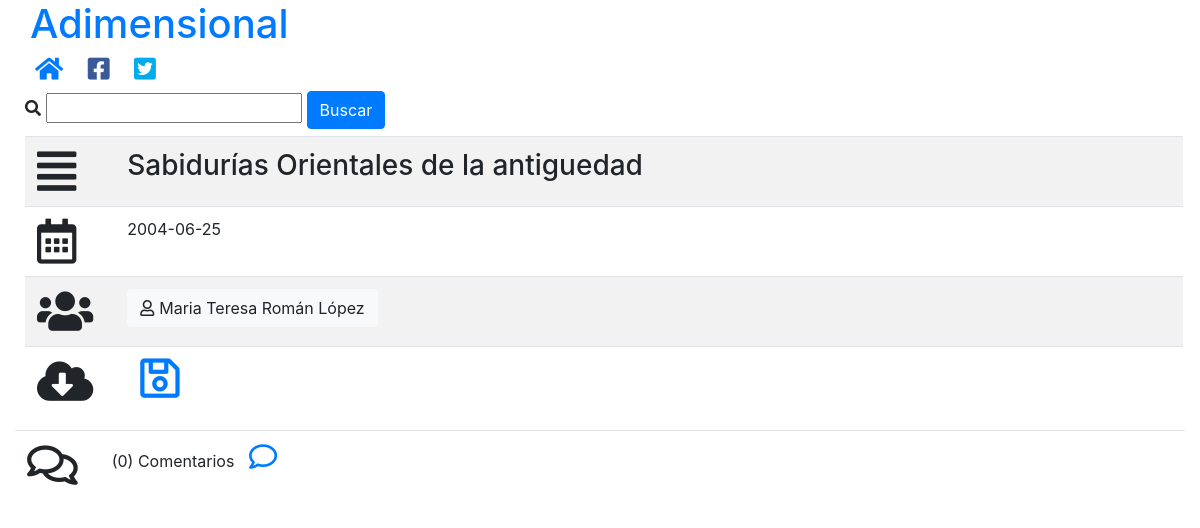
Before: /programas.php?programa=106 with the older database file.
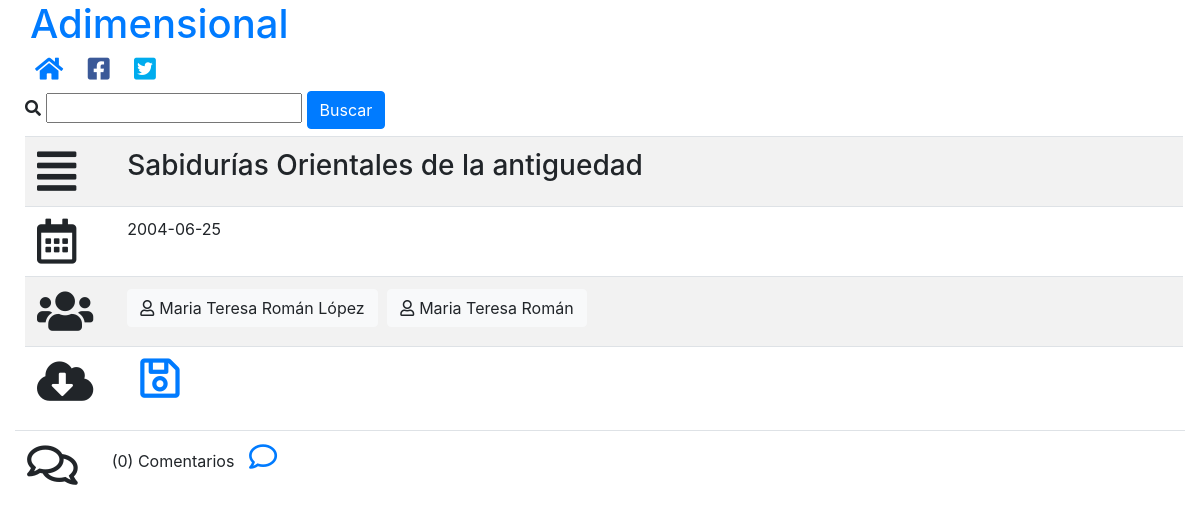
After: the same page with the newer database file.
### tables this page shows
CREATE TABLE `entrevistas` (
  `id` int(4) NOT NULL,
  `nombre` varchar(255) NOT NULL DEFAULT '',
  `tema` varchar(255) NOT NULL DEFAULT '',
  `texto` longtext NOT NULL,
  `enlace` varchar(255) NOT NULL DEFAULT '',
  `temporada` varchar(255) NOT NULL DEFAULT '',
  `texto_portada` longtext NOT NULL,
  `descargaembed` varchar(255) NOT NULL DEFAULT '0',
  `date` date DEFAULT NULL,
  `autores` varchar(255) NOT NULL,
  `descargas` int(10) NOT NULL
);

CREATE TABLE `autores` (
  `id` int(10) NOT NULL,
  `nombre` varchar(100) NOT NULL,
  `date` timestamp NOT NULL DEFAULT current_timestamp() ON UPDATE current_timestamp()
);

### programas.php (the view, shortened to what this page needs)
<html>
	<head>
		<?
		include_once('conexion.php');
        $programa = mysqli_real_escape_string($conn, $_REQUEST['programa']);
		?>
		<?
		include_once('cargas.php');
		?>
	</head>
	<body>
		<?
			include_once('cabecera.php');
		?>
		<div class="container-fluid">
			<table class="table table-striped" style="margin: 10px; width: 99%;">
					<?
				$sql = "SELECT * from entrevistas where id='".$programa."'";
				$result=mysqli_query($con,$sql);
				while($datos=mysqli_fetch_assoc($result)){ ?>
					<tr>
						<td style="width: 80px;">
							<i class="fas fa-align-justify" style="font-size: 45px; margin-right: 10px;" alt="Tema tratado" title="Tema tratado"></i>
						</td>
						<td>
							<h3><?=$datos['tema'];?></h3>
						</td>
					</tr>
					<tr>
						<td>
							<i class="far fa-calendar-alt" style="font-size: 45px; margin-right: 10px;" alt="Fecha emisión" title="Fecha emisión"></i>
						</td>
						<td>
							<?=$datos['date'];?>
						</td>
					</tr>
					<tr>
						<td>
							<i class="fas fa-users" style="font-size: 45px; margin-right: 10px;" alt="Autores" title="Autores"></i>
						</td>
						<td>
							<?
								$porciones = explode(",", $datos['autores']);
								$numeros=count($porciones);
								for ($i = 0; $i < $numeros; $i++) {
									$sql2 = "SELECT * from autores where id='".$porciones[$i]."'";
									$result2=mysqli_query($con,$sql2);
									while($datos2=mysqli_fetch_assoc($result2)){
										?>
										<form action="index.php" method="post">
											<?
											echo "<button type=\"submit\" class=\"btn btn-light\" style='margin-right: 5px;'><i class=\"far fa-user\" style='margin-right: 5px;'></i>".$datos2['nombre']."</button>";
											?>
										</form>
										<?
									}
								}
							?>
						</td>
					</tr>
					<tr>
						<td>
							<i class="fas fa-cloud-download-alt" style="font-size: 45px; margin-right: 10px;" alt="Descargas" title="Descargas"></i>
						</td>
						<td>
							<form action="descargas.php" method="post">
								<button type="submit" class="btn btn-link" style="margin-top: 15px;"><i class="far fa-save" style="font-size: 45px; margin-right: 10px; margin-top: -25px;" alt="Descargar" title="Descargar"></i></button>
							</form>
						</td>
					</tr>
				</table>
				<table class="table table-hover">
					<thead>
						<tr>
							<td style="width: 80px;">
								<i class="far fa-comments" style="font-size: 45px; margin-right: 10px;" alt="Comentarios" title="Comentarios"></i>
							</td>
							<td>
									<?
									$sql2 = "SELECT * from comentarios where entrevista='".$datos['id']."' and revisado='1'";
									$result2=mysqli_query($con,$sql2);
									$numero = mysqlI_num_rows($result2);
									?>
								<div style="display: inline;">
									<?
									echo "($numero) Comentarios";
									?>
									<a href="#" data-toggle="modal" data-target="#comments"><i class="far fa-comment" style="font-size: 28px; margin-left: 10px;" alt="Añadir comentario" title="Añadir comentario"></i></a>
							</td>
						</tr>
					</thead>
					<?
				}
				?>
			</table>
		</div>

### cargas.php (shortened to what this page needs)
<link rel="stylesheet" type="text/css" href="css/css.css" />
	<link rel="stylesheet" href="css/bootstrap.min.css">
	<link href="css/fontawesome/css/all.css" rel="stylesheet">

### cabecera.php (shortened to what this page needs)
<div class="container-fluid">
	<h1 style="margin-left: 15px;"><a href="index.php" style="text-decoration: none;">Adimensional</a></h1>
	<div style="width: 99%; margin-left: 10px; height: 25px;">
		<a href="index.php" style="text-decoration: none;"><i class="fas fa-home" style="font-size: 25px; margin-left: 10px; margin-right: 10px;"></i></a>
		<a href="https://www.facebook.com/Adimensional.Mislata" target="_blank"><i class="fab fa-facebook-square" style="font-size: 25px; margin-left: 10px; margin-right: 10px; color: #3b5998"></i></a>
		<i class="fab fa-twitter-square" style="font-size: 25px; margin-left: 10px; margin-right: 10px; color: #00acee ;"></i>
	</div>
          <div style="width: 99%; margin-left: 10px; margin-top: 10px; margin-bottom: 20px; height: 25px;">
              <form action="index.php" method="post">
                  <i class="fas fa-search" style="margin-right: 5px;"></i><input type="text" name="buscar" id="buscar">
                  <button type="submit" class="btn btn-primary">Buscar</button>
              </form>
          </div>
</div>

### css/css.css (style rules this page uses)
body { font-family: 'Open Sans', sans-serif; color: #3c3c3c; -webkit-font-smoothing: antialiased; -moz-osx-font-smoothing: grayscale; }

### cargas.php (style rules this page uses)
form { display:inline; }

Changed rows visible on the page:
changed entrevistas "Sabidurías Orientales de la antiguedad": gains autores (nombre "Maria Teresa Román")
